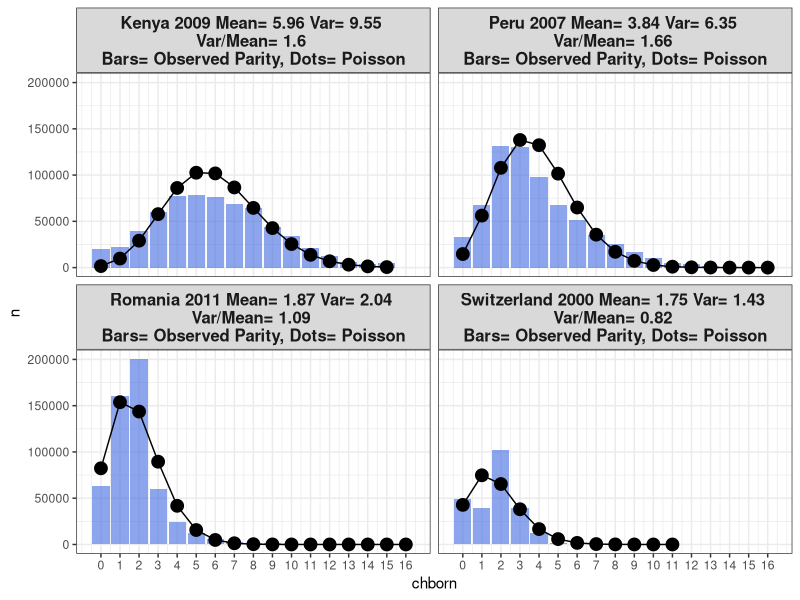

The R source for this figure:
rm(list=ls())

library(tidyverse)
library(readr)

ipums = read_csv(file='ipums-data.csv', skip=4)

summary_stat = ipums %>%
                group_by(country,year) %>%
                summarize( mean = weighted.mean(chborn,n),
                           meansq = weighted.mean(chborn^2,n),
                           var = meansq - mean^2,
                           disp = var/mean) %>%
                select(-meansq)

summary_stat

D = ipums %>%
      left_join(summary_stat) %>%
      group_by(country,year) %>%
      mutate( poisson_chborn = sum(n) * dpois(chborn, lambda=mean),
              ti = paste(country[1],year[1],'Mean=',round(mean,2),'Var=',round(var,2),
                         '\nVar/Mean=',round(disp,2),
                         '\nBars= Observed Parity, Dots= Poisson'))

D

ggplot(data= D,
       aes(x=chborn, y=n)) +
      scale_x_continuous(breaks=0:16) +
      geom_bar(stat='identity', fill='royalblue', alpha=.60) +
      geom_point(data=D, aes(x=chborn, y=poisson_chborn),
                 size=4) +
     geom_line(data=D, aes(x=chborn, y=poisson_chborn) ) +
     theme_bw() +
     theme(strip.text = element_text(size=12, face='bold')) +
     facet_wrap(~ti)

ggsave('ipums-dispersion.png', height = 8.5, width=11, units='in', dpi=300)
